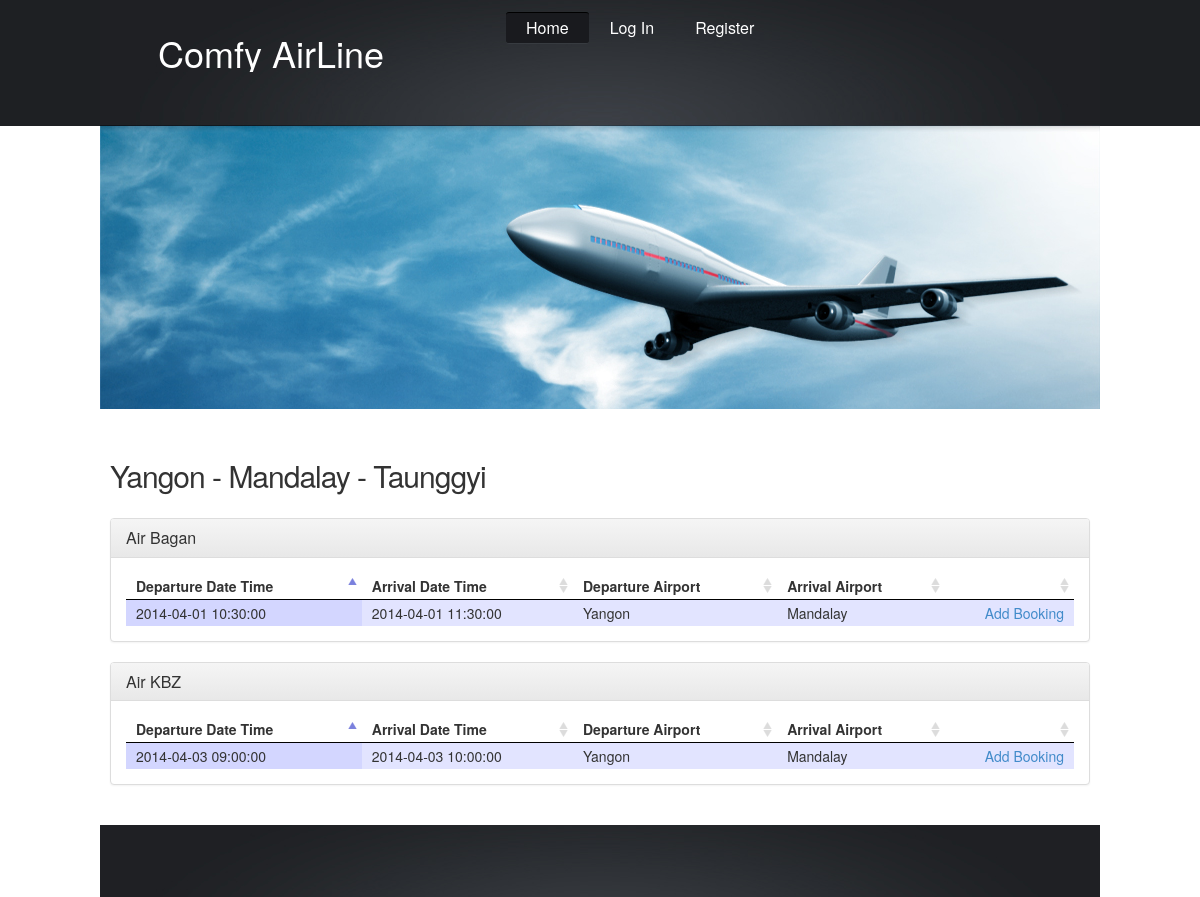
The app's page /route-detail-display.php?route_id=ROU_000003 with its own data.
### tables this page shows
CREATE TABLE IF NOT EXISTS `routes` (
  `route_id` varchar(15) NOT NULL,
  `title` varchar(50) NOT NULL,
  `hour` int(2) NOT NULL,
  `min` int(2) NOT NULL,
  `remark` varchar(255) NOT NULL,
  PRIMARY KEY (`route_id`)
);

CREATE TABLE IF NOT EXISTS `flights` (
  `flight_id` varchar(15) NOT NULL,
  `name` varchar(50) NOT NULL,
  `remark` varchar(255) NOT NULL,
  PRIMARY KEY (`flight_id`)
);

CREATE TABLE IF NOT EXISTS `schedules` (
  `schedule_id` varchar(15) NOT NULL,
  `flight_id` varchar(15) NOT NULL,
  `route_id` varchar(15) NOT NULL,
  `departure_datetime` datetime NOT NULL,
  `arrival_datetime` datetime NOT NULL,
  `departure_airport` varchar(50) NOT NULL,
  `arrival_airport` varchar(50) NOT NULL,
  `active` int(1) NOT NULL,
  `remark` varchar(255) NOT NULL,
  PRIMARY KEY (`schedule_id`)
);

### includes/routeHelper.php (called while the page is built, shortened)
<?php
class routeHelper {
    public static function getRouteTitleByRouteID($route_id) {
        $title = null;
        $sql = "SELECT * " .
                "FROM routes " .
                "WHERE route_id='" . $route_id . "' " .
                "ORDER BY title";
        $result = mysql_query($sql) or die(mysql_error());
        while ($row = mysql_fetch_array($result)) {
            $title = $row['title'];
        }
        return $title;
    }
    public static function getFirstRouteID() {
        $route_id = null;
        $sql = "SELECT * " .
                "FROM routes " .
                "ORDER BY route_id";
        $result = mysql_query($sql) or die(mysql_error());
        while ($row = mysql_fetch_array($result)) {
            $route_id = $row['route_id'];
            break;
        }
        return $route_id;
    }
}
?>

### includes/flight-schedules.php (the view, shortened to what this page needs)
<?php require_once('includes/routeHelper.php'); ?>
<link href="css/jquery.dataTables.css" rel="stylesheet" type="text/css" />
<?php
$route_id = null;
if (isset($_GET['route_id_main'])) {
    $route_id = $_GET['route_id_main'];
} else {
    $route_id = routeHelper::getFirstRouteID();
}
$mode = 'booking';
$flight_sql = "SELECT flights.*
            FROM flights
            WHERE flights.flight_id
            IN (
                SELECT schedules.flight_id
                FROM schedules
                WHERE route_id = '" . $route_id . "'
            )";
$flight_result = mysql_query($flight_sql) or die(mysql_error());
$noOfRows = mysql_num_rows($flight_result);
if ($noOfRows == 0) {
    ?>
    <div class="alert alert-danger">No record found for selected Route.</div>
<?php } else { ?>
    <?php while ($flightRow = mysql_fetch_array($flight_result)) { ?>
        <div class="panel panel-default">
            <div class="panel-heading">
                <h3 class="panel-title"><?php echo $flightRow['name']; ?></h3>
            </div>
            <div class="panel-body">
                <table class="schedule-table">
                    <thead>
                    <th>Departure Date Time</th>
                    <th>Arrival Date Time</th>
                    <th>Departure Airport</th>
                    <th>Arrival Airport</th>
                    <th></th>
                    </thead>
                    <tbody>
                        <?php
                        $schedule_sql = "SELECT * " .
                                "FROM schedules " .
                                "WHERE flight_id='" . $flightRow['flight_id'] . "' " .
                                "AND route_id='" . $route_id . "' " .
                                "AND active=1 " .
                                "ORDER BY schedule_id";
                        $schedule_result = mysql_query($schedule_sql) or die(mysql_error());
                        ?>
                        <?php while ($row = mysql_fetch_array($schedule_result)) { ?>
                            <tr>
                                <td><?php echo $row['departure_datetime']; ?></td>
                                <td><?php echo $row['arrival_datetime']; ?></td>
                                <td><?php echo $row['departure_airport']; ?></td>
                                <td><?php echo $row['arrival_airport']; ?></td>
                                <?php
                                $link = '#';
                                $linkText = "...";
                                if ($mode == 'display') {
                                    $link = "schedule.php?route_id=" . $route_id .
                                            "&flight_id=" . $flightRow['flight_id'];
                                    $linkText = "Add Schedule";
                                } else if ($mode == 'booking') {
                                    $link = "booking-select-seat-type.php?schedule_id=" . $row['schedule_id'];
                                    $linkText = "Add Booking";
                                } else if ($mode == 'admin') {
                                    $link = "seat-setup.php?schedule_id=" . $row['schedule_id'];
                                    $linkText = "Seat SetUp";
                                }
                                ?>
                                <td class="action-column">
                                    <a href="<?php echo $link; ?>"><?php echo $linkText; ?></a>
                                </td>
                            </tr>
                        <?php } ?>
                    </tbody>
                </table>
            </div>
        </div>
    <?php } ?>
<?php } ?>

### route-detail-display.php (shortened to what this page needs)
<?php include('includes/header.php'); ?>
<?php require_once("includes/routeHelper.php"); ?>
<h2><?php echo routeHelper::getRouteTitleByRouteID($_GET['route_id']); ?></h2>
<?php include('includes/flight-schedules.php'); ?>
<?php include('includes/footer.php'); ?>

### css/style.css (style rules this page uses)
body { background:#fff; border:0; font:14px Arial, Helvetica, sans-serif; color:#3c4046; line-height:20px; min-width:1000px; }
a { color:#1e749a; text-decoration:underline; outline:none; }
h2 { font-size:28px; color:#3c4046; line-height:38px; padding:30px 0 16px 0; font-weight:400; letter-spacing:-1px; }
a { outline:none; }

### css/custom-style.css (style rules this page uses)
table .action-column { text-align:right; }

### records on screen
routes: title "Yangon - Mandalay - Taunggyi"
flights: name "Air Bagan"
schedules: departure_datetime "2014-04-01 10:30:00", arrival_datetime "2014-04-01 11:30:00", departure_airport "Yangon", arrival_airport "Mandalay", linkText "Add Booking"
flights: name "Air KBZ"
schedules: departure_datetime "2014-04-03 09:00:00", arrival_datetime "2014-04-03 10:00:00", departure_airport "Yangon", arrival_airport "Mandalay", linkText "Add Booking"
